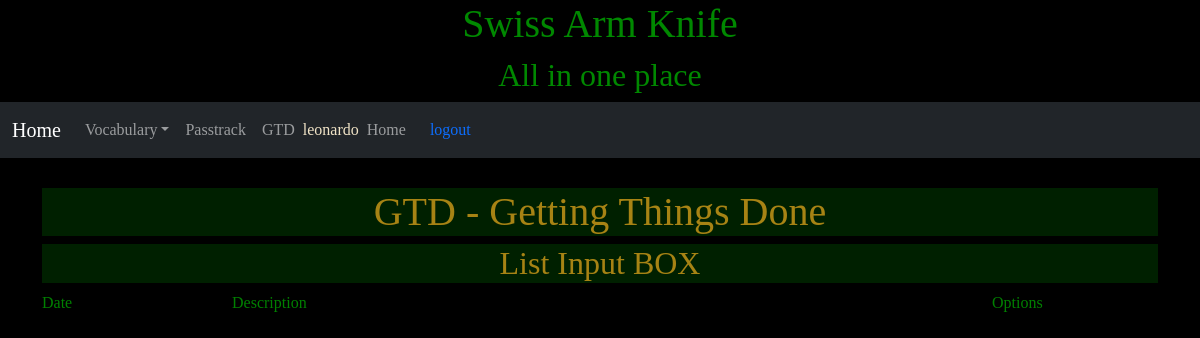
/gtd/list_input_item (signed in), run on an earlier commit of the app's database.
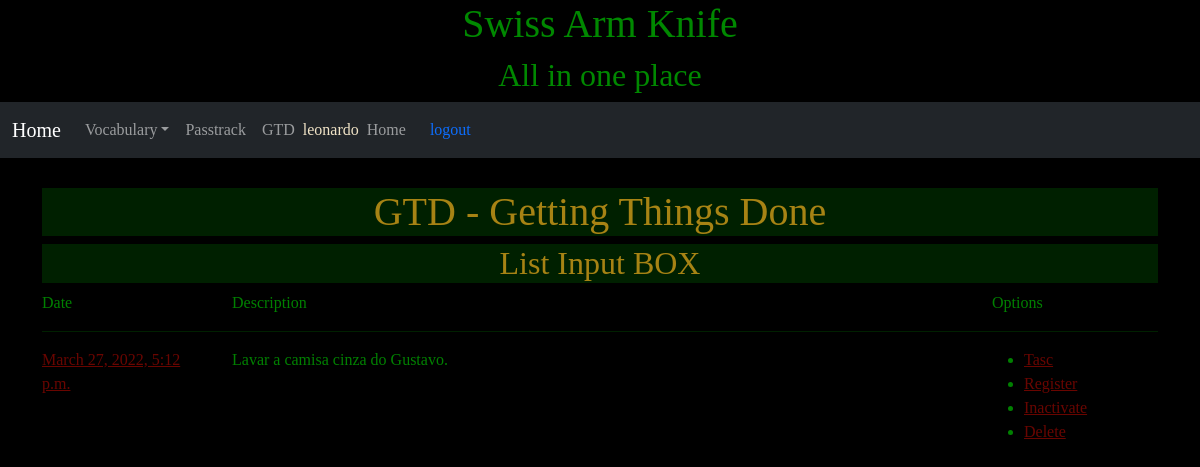
And on a later commit of the database.
### gtd/models.py (models this page shows, shortened)
class Input_item(models.Model):
    user        = models.ForeignKey(settings.AUTH_USER_MODEL, verbose_name='Usuário', on_delete=models.CASCADE)
    date        = models.DateTimeField('Data', default=now, blank=True)
    description = models.TextField('Description', max_length=100000, null=True, blank=True)
    processed   = models.BooleanField('Processed', default=False)
    inactive    = models.BooleanField('Inactive', default=False)
    created = models.DateTimeField('Created', auto_now_add=True, null=True)
    modified = models.DateTimeField('Modified', auto_now=True, null=True)
    class Meta:
        verbose_name        = 'Input_item'
        verbose_name_plural = 'Input_items'
        ordering            = ['date']

### gtd/views.py (the view)
# urls.py: path('list_input_item', InputItemListView.as_view(),name='listInputItem'),
class InputItemListView(LoginRequiredMixin, ListView):
    template_name = 'gtd/list_input_item.html'
    model = Input_item
    context_object_name = 'input_item_list'

### gtd/templates/gtd/list_input_item.html (shortened to what this page needs)
{% extends 'gtd/base.html' %}
{% load widget_tweaks %}
{% block gtd %}
  <header class="page-header">
      <h2>List Input BOX</h2>
  </header>
  <main>
    <div class="row">
      <div class="col-2">
        Date
      </div>
      <div class="col-8">
        Description
      </div>
      <div class="col-2">
        Options
      </div>
    </div>
    {% for item in input_item_list %}
      <div class="row">
        <div class="col-12">
          <hr>
        </div>
      </div>
      <div class="row">
        <div class="col-2">
          <a href="">{{item.date}}</a>
        </div>
        <div class="col-8">
          {{item.description}}
        </div>
        <div class="col-2">
          <ul>
            <li><a href="#">Tasc</a></li>
            <li><a href="#">Register</a></li>
            <li><a href="#">Inactivate</a></li>
            <li><a href="#">Delete</a></li>
          </ul>
        </div>
      </div>
    {% endfor %}
  {% endblock %}

What changed in the data, as far as the page shows it:
added Input_item: date "March 27, 2022, 5:12 p.m.", description "Lavar a camisa cinza do Gustavo."
